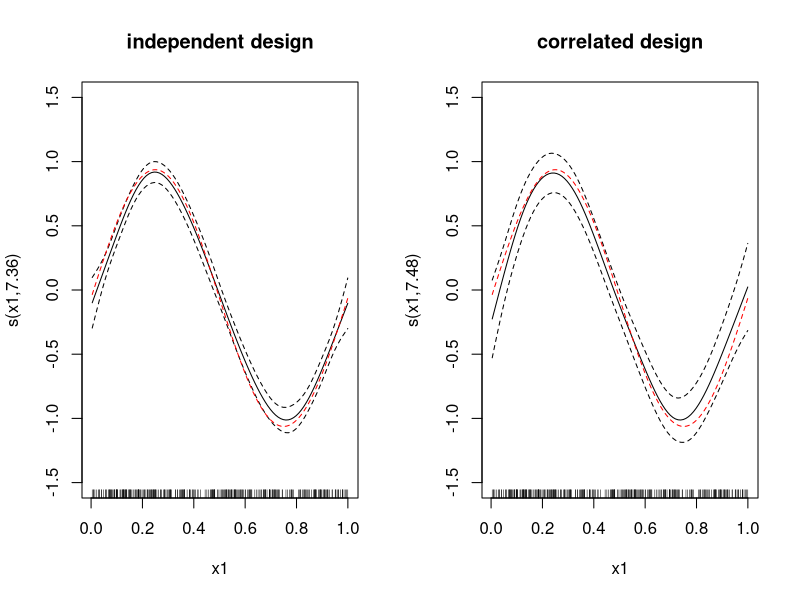

Reproduce this figure in R.
## ---- chunk 1
knitr::opts_chunk$set(echo = TRUE, message = FALSE, warning = FALSE,
                      fig.width = 8, fig.height = 3.6)
## ---- chunk 2
library(mgcv)
## ---- chunk 3
set.seed(25)
n  <- 300
f1 <- function(x) sin(2 * pi * x)
f2 <- function(x) 2 * (x - 0.5)^2
x1 <- runif(n)
x2_ind <- runif(n)
x2_cor <- pmin(pmax(x1 + rnorm(n, sd = 0.08), 0), 1)
fit_design <- function(x2) {
  y <- f1(x1) + f2(x2) + rnorm(n, sd = 0.3)
  gam(y ~ s(x1) + s(x2), data = data.frame(y, x1, x2), method = "REML")
}
m_ind <- fit_design(x2_ind)
m_cor <- fit_design(x2_cor)
c(cor_ind = cor(x1, x2_ind), cor_cor = cor(x1, x2_cor))
## ---- chunk 4
round(concurvity(m_ind, full = TRUE), 3)
round(concurvity(m_cor, full = TRUE), 3)
round(concurvity(m_cor, full = FALSE)$estimate, 3)   # pairwise
## ---- chunk 5
se_ind <- predict(m_ind, type = "terms", se.fit = TRUE)$se.fit
se_cor <- predict(m_cor, type = "terms", se.fit = TRUE)$se.fit
rbind(independent = colMeans(se_ind), correlated = colMeans(se_cor))
par(mfrow = c(1, 2))
plot(m_ind, select = 1, shade = TRUE, main = "independent design", ylim = c(-1.5, 1.5))
curve(f1(x) - mean(f1(x1)), add = TRUE, col = "red", lty = 2)
plot(m_cor, select = 1, shade = TRUE, main = "correlated design", ylim = c(-1.5, 1.5))
curve(f1(x) - mean(f1(x1)), add = TRUE, col = "red", lty = 2)
## ---- chunk 6
aq <- na.omit(airquality[, c("Ozone", "Solar.R", "Wind", "Temp")])
add <- gam(log(Ozone) ~ s(Solar.R) + s(Wind) + s(Temp), data = aq, method = "REML")
round(concurvity(add, full = TRUE), 3)
## ---- chunk 7
set.seed(2027)
aq$noise1 <- rnorm(nrow(aq))
aq$noise2 <- runif(nrow(aq))
f_big <- log(Ozone) ~ s(Solar.R) + s(Wind) + s(Temp) + s(noise1) + s(noise2)
m_nosel <- gam(f_big, data = aq, method = "REML")
m_sel   <- gam(f_big, data = aq, method = "REML", select = TRUE)
round(cbind(edf_without = summary(m_nosel)$s.table[, "edf"],
            edf_select  = summary(m_sel)$s.table[, "edf"]), 4)
